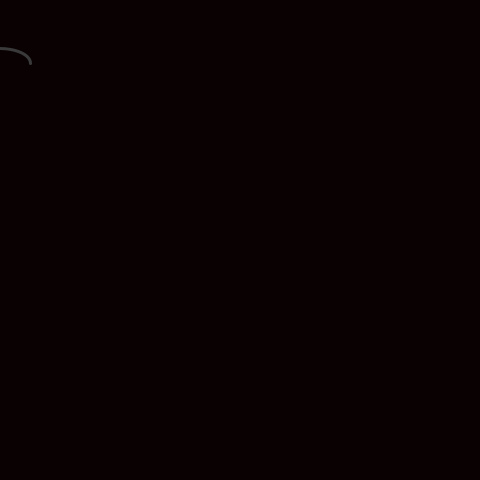
Frame 1 (no input)
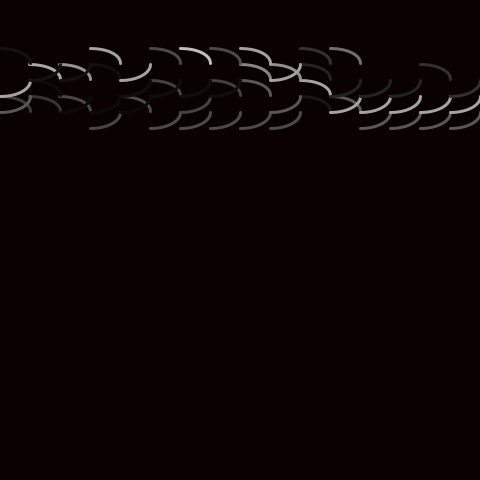
Frame 60 (the mouse pressed at the canvas centre just before this capture)
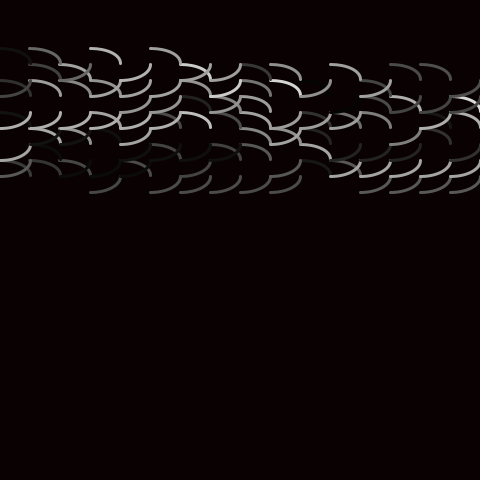
Frame 120 (the mouse held since frame 60 and released just before this capture)

The Processing sketch that drew these frames (run headless with seeded random() and noise(); from frame 60 on, the mouse is pressed at the canvas centre):

// Processing sketch: processing_143505
// ── processing_143505.pde

int w = 30;
int h = 16;
int index = 0;
void setup() {
  size(480, 480);
  background(#0A0202);
  strokeWeight(3);
  stroke(224);
  noFill();
  smooth();
}
void draw() {
  int x1 = w*index;
  int x2 = x1 + w;
  int y1 = h*3;
  int y2 = h*4;
  if (random(2) < 1) {
    //line(x1, y2, x2, y1);
    noFill();
    arc(x1, y2, w*2, h+h, 0, PI/2);
  } 
  else {
    //line(x1, y1, x1, y2);
    stroke(random(224));
    arc(x1, y2, w*2, h+h, PI*1.5, PI*2);
  }
  index++;
  if (index == width/w) {
    PImage p = get(0, h, width, h*16);
    background(#0A0202);
    set(0, 32, p);
    index = 0;
  }
}
